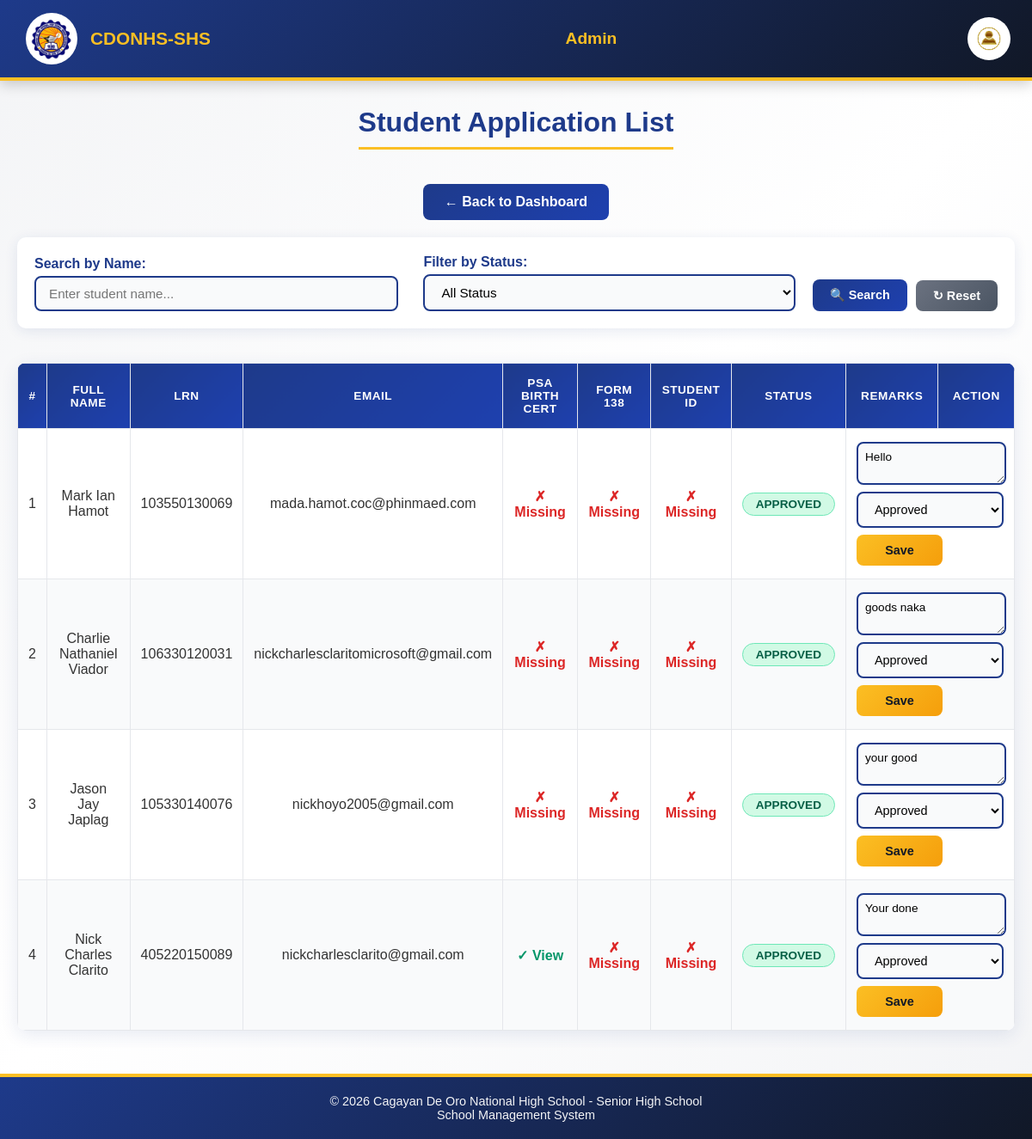
Screenshot of /Website_Files/Admin_Files/admin_student_application_list.php (signed in) with the database file from the repository.
### tables this page shows
CREATE TABLE `student_applications` (
  `application_id` int(11) NOT NULL,
  `first_name` varchar(100) NOT NULL,
  `last_name` varchar(100) NOT NULL,
  `middle_name` varchar(100) DEFAULT NULL,
  `extension_name` varchar(20) DEFAULT NULL,
  `lrn` varchar(12) NOT NULL,
  `date_of_birth` date NOT NULL,
  `gender` enum('male','female','other') NOT NULL,
  `civil_status` enum('single','married','divorced','widowed') NOT NULL,
  `house_number_street` varchar(255) NOT NULL,
  `barangay` varchar(100) NOT NULL,
  `city_municipality` varchar(100) NOT NULL,
  `province` varchar(100) NOT NULL,
  `contact_number` varchar(20) NOT NULL,
  `email` varchar(150) NOT NULL,
  `facebook_profile` varchar(255) DEFAULT NULL,
  `current_school` varchar(255) NOT NULL,
  `school_classification` enum('public','private') NOT NULL,
  `enrollment_type` enum('New','Transferee','Balik-Eskwela') NOT NULL DEFAULT 'New',
  `year_graduated` year(4) NOT NULL,
  `father_guardian_name` varchar(150) NOT NULL,
  `father_guardian_contact` varchar(20) NOT NULL,
  `mother_guardian_name` varchar(150) NOT NULL,
  `mother_guardian_contact` varchar(20) NOT NULL,
  `psa_birth_certificate` varchar(255) DEFAULT NULL,
  `form_138` varchar(255) DEFAULT NULL,
  `student_id_copy` varchar(255) DEFAULT NULL,
  `application_status` enum('Pending','Approved','Rejected') DEFAULT 'Pending',
  `remarks` text DEFAULT NULL,
  `date_submitted` timestamp NOT NULL DEFAULT current_timestamp(),
  `profile_image` varchar(255) DEFAULT NULL
);

### Website_Files/Admin_Files/admin_student_application_list.php (the view, shortened to what this page needs)
<?php
include "../../DB_Connection/Connection.php";
$search_name = isset($_GET['search_name']) ? trim($_GET['search_name']) : '';
$sql = "SELECT * FROM student_applications WHERE 1=1";
$sql .= " ORDER BY application_id DESC";
$result = $connection->query($sql);
?>
<!DOCTYPE html>
<html lang="en">
<head>
    <link rel="stylesheet" href="../../Design/main_design.css">
    <link rel="stylesheet" href="../../Design/profile_dropdown.css">
    <link rel="stylesheet" href="../../Design/admin/application_list_design.css">
</head>
<body>
    <div class="header">
        <div class="left">
            <img src="../../Assets/LOGO.png" alt="CDONSHS Logo">
            <span>CDONHS-SHS</span>
        </div>
        <div class="center">
            Admin
        </div>
        <div class="right">
            <button class="profile-btn" type="button">
                <img src="../../Assets/admin_profile.png">
            </button>
        </div>
    </div>
    <div class="page-title">
        <h1>Student Application List</h1>
    </div>
    <div class="nav-links">
        <a href="application_page.php">← Back to Dashboard</a>
    </div>
    <div class="filter-section">
        <form method="GET" class="filter-form">
            <div class="filter-row">
                <div class="filter-group">
                    <label for="search_name">Search by Name:</label>
                    <input type="text" id="search_name" name="search_name"
                           placeholder="Enter student name..."
                           value="<?= htmlspecialchars($search_name); ?>">
                </div>
                <div class="filter-group">
                    <label for="filter_status">Filter by Status:</label>
                    <select id="filter_status" name="filter_status">
                        <option value="">All Status</option>
                    </select>
                </div>
                <div class="filter-buttons">
                    <button type="submit" class="btn btn-filter">🔍 Search</button>
                    <a href="admin_student_application_list.php" class="btn btn-reset">↻ Reset</a>
                </div>
            </div>
        </form>
    </div>
    <div class="table-container">
        <table>
            <thead>
                <tr>
                    <th>#</th>
                    <th>Full Name</th>
                    <th>LRN</th>
                    <th>Email</th>
                    <th>PSA Birth Cert</th>
                    <th>Form 138</th>
                    <th>Student ID</th>
                    <th>Status</th>
                    <th>Remarks</th>
                    <th>Action</th>
                </tr>
            </thead>
            <tbody>
                <?php if ($result->num_rows > 0): ?>
                    <?php $count = 1; ?>
                    <?php while ($row = $result->fetch_assoc()): ?>
                        <tr>
                            <td><?= $count++; ?></td>
                            <td><?= htmlspecialchars($row['first_name'] . ' ' . $row['last_name']); ?></td>
                            <td><?= htmlspecialchars($row['lrn']); ?></td>
                            <td><?= htmlspecialchars($row['email']); ?></td>
                            <td>
                                <?php if (!empty($row['psa_birth_certificate'])): ?>
                                    <a href="../../uploads/<?= htmlspecialchars($row['psa_birth_certificate']); ?>"
                                       target="_blank" class="doc-submitted">✓ View</a>
                                <?php else: ?>
                                    <span class="doc-missing">✗ Missing</span>
                                <?php endif; ?>
                            </td>
                            <td>
                                <?php if (!empty($row['form_138'])): ?>
                                    <a href="../../uploads/<?= htmlspecialchars($row['form_138']); ?>"
                                       target="_blank" class="doc-submitted">✓ View</a>
                                <?php else: ?>
                                    <span class="doc-missing">✗ Missing</span>
                                <?php endif; ?>
                            </td>
                            <td>
                                <?php if (!empty($row['student_id_copy'])): ?>
                                    <a href="../../uploads/<?= htmlspecialchars($row['student_id_copy']); ?>"
                                       target="_blank" class="doc-submitted">✓ View</a>
                                <?php else: ?>
                                    <span class="doc-missing">✗ Missing</span>
                                <?php endif; ?>
                            </td>
                            <td>
                                <?php
                                $statusClass = 'status-pending';
                                if ($row['application_status'] == 'Approved') $statusClass = 'status-approved';
                                ?>
                                <span class="status-badge <?= $statusClass; ?>">
                                    <?= htmlspecialchars($row['application_status']); ?>
                                </span>
                            </td>
                            <td colspan="2">
                                <form action="../../Back_End_Files/PHP_Files/student_update_remarks.php" method="POST" class="form-inline">
                                    <textarea name="remarks" rows="2" class="remarks-small" placeholder="Enter remarks..."><?= htmlspecialchars($row['remarks'] ?? ''); ?></textarea>
                                    <select name="application_status" required>
                                        <option value="Approved" <?= $row['application_status']=='Approved'?'selected':''; ?>>Approved</option>
                                    </select>
                                    <button type="submit" class="btn btn-save">Save</button>
                                </form>
                            </td>
                        </tr>
                    <?php endwhile; ?>
                <?php endif; ?>
            </tbody>
        </table>
    </div>
    <div class="footer">
        © 2026 Cagayan De Oro National High School - Senior High School
        <br>
        School Management System
    </div>
</body>
</html>

### Design/main_design.css (style rules this page uses)
body { margin: 0; font-family: Arial, sans-serif; background: #f3f4f6; color: #111827; }
.header { background: linear-gradient(135deg, #1e3a8a, #111827); color: white; padding: 15px 30px; display: flex; align-items: center; justify-content: space-between; border-bottom: 4px solid #fbbf24; }
.header .left, .header .right { display: flex; align-items: center; gap: 15px; }
.header img { width: 50px; height: 50px; border-radius: 50%; background: #fff; padding: 5px; }
.header .center { text-align: center; flex: 1; font-weight: bold; font-size: 1.1em; color: #fbbf24; }
.footer { background: #111827; color: #f3f4f6; text-align: center; padding: 15px; border-top: 4px solid #fbbf24; font-size: 0.9em; }

### Design/profile_dropdown.css (style rules this page uses)
.profile-btn { background: none; border: none; padding: 0; margin: 0; width: 40px; height: 40px; cursor: pointer; display: flex; align-items: center; justify-content: center; }
.profile-btn img { width: 100%; height: 100%; object-fit: contain; }

### rows the page displays
student_applications: first_name+last_name "Mark Ian Hamot", lrn "103550130069", email "mada.hamot.coc@phinmaed.com", shows "✗ Missing", application_status "APPROVED", remarks "Hello", application_status "Approved"
student_applications: first_name+last_name "Charlie Nathaniel Viador", lrn "106330120031", email "nickcharlesclaritomicrosoft@gmail.com", shows "✗ Missing", application_status "APPROVED", remarks "goods naka", application_status "Approved"
student_applications: first_name+last_name "Jason Jay Japlag", lrn "105330140076", email "nickhoyo2005@gmail.com", shows "✗ Missing", application_status "APPROVED", remarks "your good", application_status "Approved"
student_applications: first_name+last_name "Nick Charles Clarito", lrn "405220150089", email "nickcharlesclarito@gmail.com", shows "✗ Missing", application_status "APPROVED", remarks "Your done", application_status "Approved"
